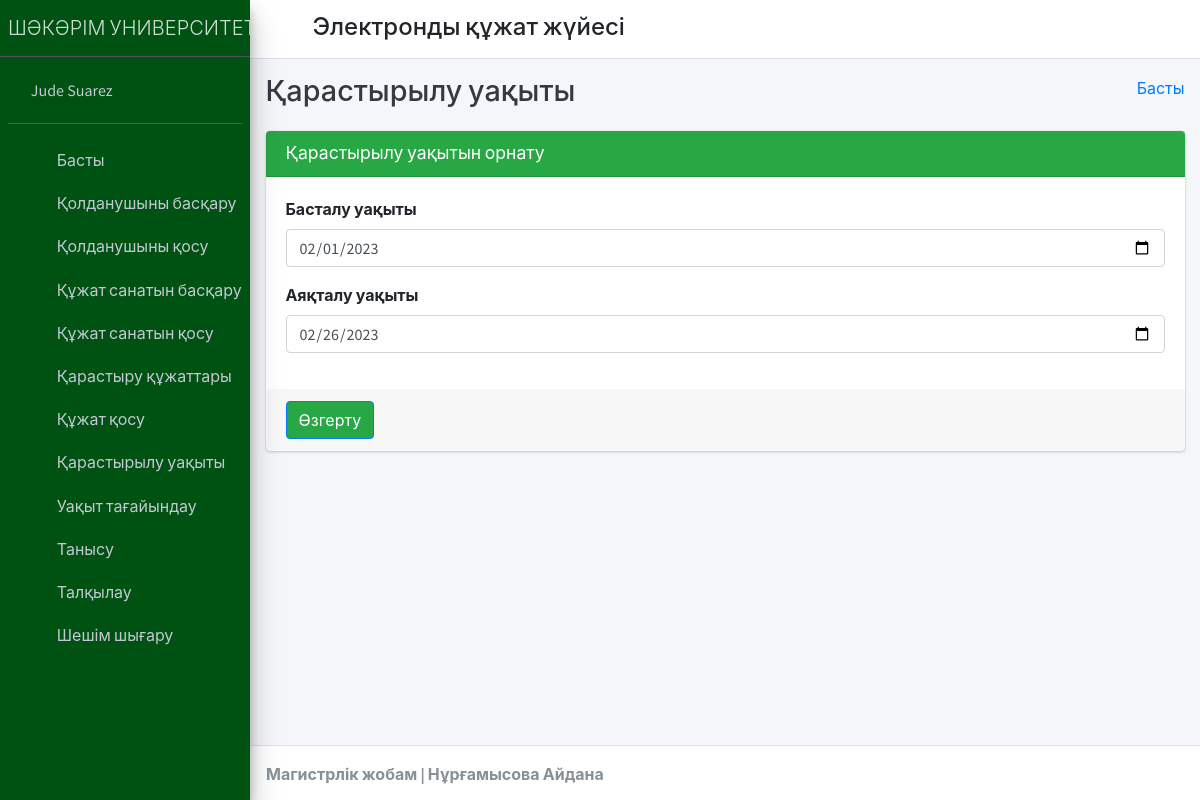
The page /edit_session/5 (signed in) on the database its author committed.
### student_management_app/models.py (models this page shows)
class CustomUser(AbstractUser):
    user_type_data = ((1, "HOD"), (2, "Staff"), (3, "Student"))
    user_type = models.CharField(default=1, choices=user_type_data, max_length=10)

class SessionYearModel(models.Model):
    id = models.AutoField(primary_key=True)
    session_start_year = models.DateField()
    session_end_year = models.DateField()
    objects = models.Manager()

### student_management_app/HodViews.py (the view)
# urls.py: path('edit_session/<session_id>', HodViews.edit_session, name="edit_session"),
def edit_session(request, session_id):
    session_year = SessionYearModel.objects.get(id=session_id)
    context = {
        "session_year": session_year
    }
    return render(request, "hod_template/edit_session_template.html", context)

### student_management_app/LoginCheckMiddleWare.py (called while the page is built, shortened)
    def process_view(self, request, view_func, view_args, view_kwargs):
        modulename = view_func.__module__
        user = request.user
        if user.is_authenticated:
            if user.user_type == "1":
                if modulename == "student_management_app.HodViews":
                    pass
                elif modulename == "student_management_app.views" or modulename == "django.views.static":
                    pass
                else:
                    return redirect("admin_home")
            else:
                return redirect("login")
        else:
            if request.path == reverse("login") or request.path == reverse("doLogin"):
                pass
            else:
                return redirect("login")

### student_management_app/templates/hod_template/edit_session_template.html (shortened to what this page needs)
{% extends 'hod_template/base_template.html' %}
{% block page_title %}
    Қарастырылу уақыты
{% endblock page_title %}
{% block main_content %}
{% load static %}
<section class="content">
        <div class="container-fluid">
            <div class="row">
                <div class="col-md-12">
                    <div class="card card-primary">
                    <div class="card-header" style="background:#28a745;">
                        <h3 class="card-title">Қарастырылу уақытын орнату</h3>
                    </div>
                    <form role="form" method="POST" action="{% url 'edit_session_save' %}">
                        <div class="card-body">
                            <div class="form-group">
                                <label>Басталу уақыты </label>
                                <input type="date" class="form-control" name="session_start_year" value="{{ session_year.session_start_year|date:'Y-m-d' }}">
                            </div>
                            <div class="form-group">
                                <label>Аяқталу уақыты </label>
                                <input type="date" class="form-control" name="session_end_year" value="{{ session_year.session_end_year|date:'Y-m-d' }}">
                            </div>
                        </div>
                        <div class="card-footer">
                        <button type="submit" class="btn btn-primary" style="background:#28a745;">Өзгерту</button>
                        </div>
                    </form>
                    </div>
                </div>
            </div>
        </div>
      </section>
  {% endblock main_content %}

### student_management_app/templates/hod_template/sidebar_template.html
{% load static %}
<aside class="main-sidebar sidebar-dark-primary elevation-4" style="background-color:#005213;">
      <a href="{% url 'admin_home' %}" class="brand-link">
        <span class="brand-text font-weight-light">ШӘКӘРІМ УНИВЕРСИТЕТІ</span>
      </a>
      <div class="sidebar">
        <div class="user-panel mt-3 pb-3 mb-3 d-flex">
          <div class="image">
          </div>
          <div class="info">
            <a href="{% url 'admin_profile' %}" class="d-block">{{ user.first_name }} {{ user.last_name }}</a>
          </div>
        </div>
        <nav class="mt-2">
          <ul class="nav nav-pills nav-sidebar flex-column" data-widget="treeview" role="menu" data-accordion="false">
            <li class="nav-item">
              {% url 'admin_home' as admin_home %}
              <a href="{{ admin_home }}" class="nav-link {% if request.path == admin_home %} active {% endif %}">
                <i class="nav-icon fas fa-tachometer-alt"></i>
                <p>
                  Басты
                </p>
              </a>
            </li>
            <li class="nav-item">
              {% url 'manage_staff' as manage_staff %}
              {% url 'edit_staff' staff_id=id as edit_staff %}
              <a href="{{ manage_staff }}" class="nav-link {% if request.path == manage_staff %} active {% endif %} {% if request.path == edit_staff %} active {% endif %}">
                <i class="nav-icon fas fa-chalkboard-teacher"></i>
                <p>
                  Қолданушыны басқару
                </p>
              </a>
            </li>
            <li class="nav-item">
              {% url 'add_staff' as add_staff %}
              <a href="{{ add_staff }}" class="nav-link {% if request.path == add_staff %} active {% endif %}">
                <i class="nav-icon fas fa-th"></i>
                <p>
                  Қолданушыны қосу
                </p>
              </a>
            </li>
            <li class="nav-item">
              {% url 'manage_course' as manage_course %}
              {% url 'edit_course' course_id=id as edit_course %}
              <a href="{{ manage_course }}" class="nav-link {% if request.path == manage_course %} active {% endif %} {% if request.path == edit_course %} active {% endif %}">
                <i class="nav-icon fas fa-chalkboard"></i>
                <p>
                  Құжат санатын басқару
                </p>
              </a>
            </li>
            <li class="nav-item">
            {% url 'add_course' as add_course %}
              <a href="{{ add_course }}" class="nav-link {% if request.path == add_course %} active {% endif %}">
                <i class="nav-icon fas fa-th"></i>
                <p>
                  Құжат санатын қосу
                </p>
              </a>
            </li>
            <li class="nav-item">
              {% url 'manage_subject' as manage_subject %}
              {% url 'edit_subject' subject_id=id as edit_subject %}
              <a href="{{ manage_subject }}" class="nav-link {% if request.path == manage_subject %} active {% endif %} {% if request.path == edit_subject %} active {% endif %}">
                <i class="nav-icon fas fa-book"></i>
                <p>
                  Қарастыру құжаттары
                </p>
              </a>
            </li>
            <li class="nav-item">
              {% url 'add_subject' as add_subject %}
              <a href="{{ add_subject }}" class="nav-link {% if request.path == add_subject %} active {% endif %}">
                <i class="nav-icon fas fa-th"></i>
                <p>
                  Құжат қосу
                </p>
              </a>
            </li>
            <li class="nav-item">
              {% url 'manage_session' as manage_session %}
              {% url 'edit_session' session_id=id as edit_session %}
              <a href="{{ manage_session }}" class="nav-link {% if request.path == manage_session %} active {% endif %} {% if request.path == edit_session %} active {% endif %}">
                <i class="nav-icon fas fa-graduation-cap"></i>
                <p>
                  Қарастырылу уақыты
                </p>
              </a>
            </li>
            <li class="nav-item">
              {% url 'add_session' as add_session %}
              <a href="{{ add_session }}" class="nav-link {% if request.path == add_session %} active {% endif %}">
                <i class="nav-icon fas fa-th"></i>
                <p>
                  Уақыт тағайындау
                </p>
              </a>
            </li>
            <li class="nav-item">
              {% url 'admin_view_attendance' as admin_view_attendance %}
              <a href="{{ admin_view_attendance }}" class="nav-link {% if request.path == admin_view_attendance %} active {% endif %}">
                <i class="nav-icon fas fa-calendar-alt"></i>
                <p>
                  Танысу
                </p>
              </a>
            </li>
            <li class="nav-item">
              {% url 'staff_feedback_message' as staff_feedback_message %}
              <a href="{{ staff_feedback_message }}" class="nav-link {% if request.path == staff_feedback_message %} active {% endif %}">
                <i class="nav-icon fas fa-th"></i>
                <p>
                  Талқылау
                </p>
              </a>
            </li>
            <li class="nav-item">
              {% url 'staff_leave_view' as staff_leave_view %}
              <a href="{{ staff_leave_view }}" class="nav-link {% if request.path == staff_leave_view %} active {% endif %}">
                <i class="nav-icon fas fa-th"></i>
                <p>
                  Шешім шығару
                </p>
              </a>
            </li>
          </ul>
        </nav>
      </div>
    </aside>

### rows shown on the page
CustomUser: first_name "Jude", last_name "Suarez"
SessionYearModel: session_start_year "02/01/2023", session_end_year "02/26/2023"
